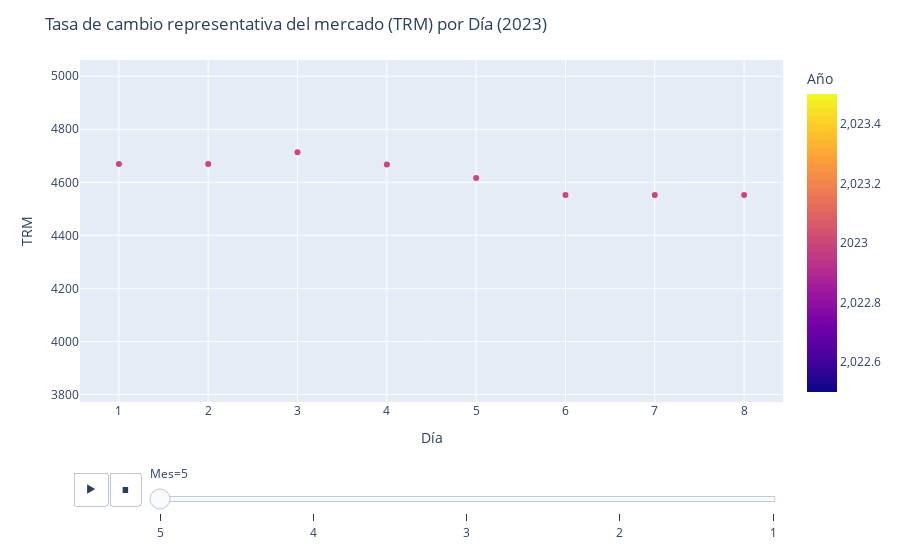

The code cell stored with this chart in its notebook:
### Markdown cell above
### 2.6. Animación de los datos filtrando solo el año 2023

**Prompt ChatGPT**: Limita los datos solo a Año 2023.

### Code cell
import pandas as pd
import plotly.express as px

# Ruta del archivo Excel
archivo_excel = '../data/1.1.16.TCM_Serie historica_ultimos_doce meses.xlsx'

# Lee el archivo Excel y omite las primeras siete filas y las cuatro últimas
df = pd.read_excel(archivo_excel, skiprows=7, skipfooter=4)

# Convierte la columna 'Fecha (dd/mm/aaaa)' al formato de fecha
df['Fecha (dd/mm/aaaa)'] = pd.to_datetime(df['Fecha (dd/mm/aaaa)'], format='%d/%m/%Y')

# Crea las columnas 'Día', 'Mes' y 'Año'
df['Día'] = df['Fecha (dd/mm/aaaa)'].dt.day
df['Mes'] = df['Fecha (dd/mm/aaaa)'].dt.month
df['Año'] = df['Fecha (dd/mm/aaaa)'].dt.year

# Filtra los datos solo para el año 2023
df_2023 = df[df['Año'] == 2023]

# Crea la animación con puntos sin interpolación para el año 2023
fig = px.scatter(df_2023, x='Día', y='Tasa de cambio representativa del mercado (TRM)', animation_frame='Mes', color='Año', range_y=[df['Tasa de cambio representativa del mercado (TRM)'].min(), df['Tasa de cambio representativa del mercado (TRM)'].max()])

# Configura los títulos y etiquetas de los ejes
fig.update_layout(title='Tasa de cambio representativa del mercado (TRM) por Día (2023)', xaxis_title='Día', yaxis_title='TRM')

# Muestra la animación
fig.show()

### Figure 1 — Plotly figure (JSON) as saved in the notebook; plotly's stock layout.template omitted (floating-point values rounded to 4 significant figures)
{"data": [{"hovertemplate": "Mes=5<br>Día=%{x}<br>Tasa de cambio representativa del mercado (TRM)=%{y}<br>Año=%{marker.color}<extra></extra>", "legendgroup": "", "marker": {"color": [2023, 2023, 2023, 2023, 2023, 2023, 2023, 2023], "coloraxis": "coloraxis", "symbol": "circle"}, "mode": "markers", "name": "", "orientation": "v", "showlegend": false, "type": "scatter", "x": [8, 7, 6, 5, 4, 3, 2, 1], "xaxis": "x", "y": [4553.0, 4553.0, 4553.0, 4617.0, 4667.0, 4713.0, 4669, 4669], "yaxis": "y"}], "layout": {"coloraxis": {"colorbar": {"title": {"text": "Año"}}, "colorscale": [[0, "#0d0887"], [0.1111, "#46039f"], [0.2222, "#7201a8"], [0.3333, "#9c179e"], [0.4444, "#bd3786"], [0.5556, "#d8576b"], [0.6667, "#ed7953"], [0.7778, "#fb9f3a"], [0.8889, "#fdca26"], [1, "#f0f921"]]}, "legend": {"tracegroupgap": 0}, "margin": {"t": 60}, "sliders": [{"active": 0, "currentvalue": {"prefix": "Mes="}, "len": 0.9, "pad": {"b": 10, "t": 60}, "steps": [{"args": [["5"], {"frame": {"duration": 0, "redraw": false}, "fromcurrent": true, "mode": "immediate", "transition": {"duration": 0, "easing": "linear"}}], "label": "5", "method": "animate"}, {"args": [["4"], {"frame": {"duration": 0, "redraw": false}, "fromcurrent": true, "mode": "immediate", "transition": {"duration": 0, "easing": "linear"}}], "label": "4", "method": "animate"}, {"args": [["3"], {"frame": {"duration": 0, "redraw": false}, "fromcurrent": true, "mode": "immediate", "transition": {"duration": 0, "easing": "linear"}}], "label": "3", "method": "animate"}, {"args": [["2"], {"frame": {"duration": 0, "redraw": false}, "fromcurrent": true, "mode": "immediate", "transition": {"duration": 0, "easing": "linear"}}], "label": "2", "method": "animate"}, {"args": [["1"], {"frame": {"duration": 0, "redraw": false}, "fromcurrent": true, "mode": "immediate", "transition": {"duration": 0, "easing": "linear"}}], "label": "1", "method": "animate"}], "x": 0.1, "xanchor": "left", "y": 0, "yanchor": "top"}], "title": {"text": "Tasa de cambio representativa del mercado (TRM) por Día (2023)"}, "updatemenus": [{"buttons": [{"args": [null, {"frame": {"duration": 500, "redraw": false}, "fromcurrent": true, "mode": "immediate", "transition": {"duration": 500, "easing": "linear"}}], "label": "&#9654;", "method": "animate"}, {"args": [[null], {"frame": {"duration": 0, "redraw": false}, "fromcurrent": true, "mode": "immediate", "transition": {"duration": 0, "easing": "linear"}}], "label": "&#9724;", "method": "animate"}], "direction": "left", "pad": {"r": 10, "t": 70}, "showactive": false, "type": "buttons", "x": 0.1, "xanchor": "right", "y": 0, "yanchor": "top"}], "xaxis": {"anchor": "y", "domain": [0, 1], "title": {"text": "Día"}}, "yaxis": {"anchor": "x", "domain": [0, 1], "range": [3772.0, 5061.0], "title": {"text": "TRM"}}}}
